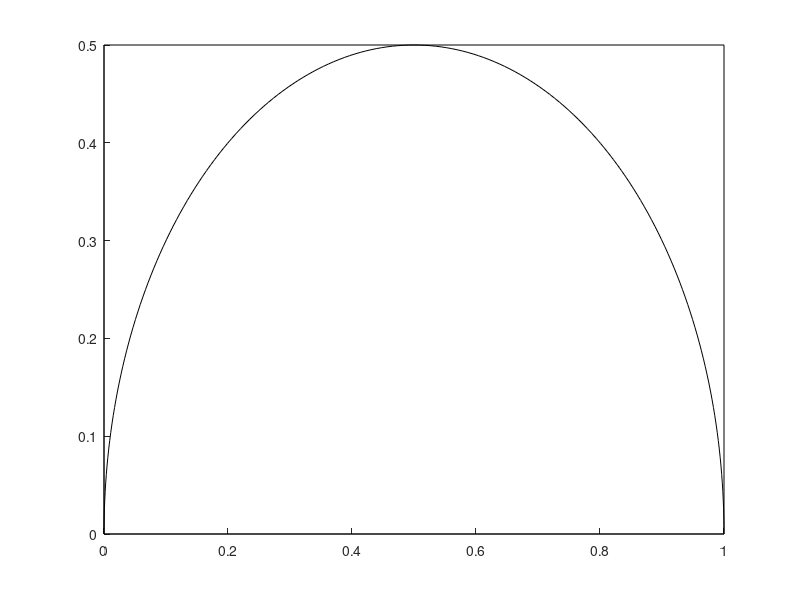

MATLAB code to generate this figure:
function [] = universalCircle(fov,coloret,freq)
%  universalCircle(fov,coloret,freq);
% plot universal circle, if field of view is specified also plot borders
% if freq is specified also plot lifetimes values in fibonacci fashion
% if freq is negative, draw spectral circle instead (if non integer, first decimal is number of divisions in radius)
% if freq is a vector, assume it is the values of wavelength, first and last being the range of the transform
if((nargin<2)||(isempty(coloret))),coloret=[0 0 0];end
if((nargin<1)||(isempty(fov))),fov=[0 1;0 .5];end
fs=8;hp={'left','center','right'};vp={'top','mid','bot'};
hold on;
circles=1;% number of circles around the spectral phasor
if(nargin>2)
    if(numel(freq)==1)&&(freq<0)
        sectors=-ceil(freq);
        if(round(freq)~=freq)
circles=round(10*(-freq-floor(-freq)));
        end
    else
        sectors=6;
    end
else
    sectors=6;
end

divra=linspace(0,1,circles+1);divra(1)=[];
rang=2*3.1416*[0:sectors]/sectors;rang=rang(1:sectors);ranglabs=zeros(sectors,1)-1;
if(nargin>=3)&&(numel(freq)>1),ranglabs=freq;rang=2*3.1416*(ranglabs-ranglabs(1))/(ranglabs(end)-ranglabs(1));freq=-1;end
if(nargin<3)||(freq>0)
for ii=1:180
      h=plot(.5*[1+cos((ii)*3.1416/180) 1+cos((ii-1)*3.1416/180)],.5*[sin((ii)*3.1416/180) sin((ii-1)*3.1416/180)]);
      set(h,'color',coloret);   
end
else
    
    sp=3;
 for ii=1:sp:360
     for jj=1:length(divra)
h=plot(divra(jj)*[cos((ii)*3.1416/180) cos((ii-sp)*3.1416/180)],divra(jj)*[sin((ii)*3.1416/180) sin((ii-sp)*3.1416/180)]);
      set(h,'color',coloret);       
     end
%           h=plot(.25*[cos((ii)*3.1416/180) cos((ii-1)*3.1416/180)],.25*[sin((ii)*3.1416/180) sin((ii-1)*3.1416/180)]);
%       set(h,'color',coloret);
%     h=plot(.75*[cos((ii)*3.1416/180) cos((ii-1)*3.1416/180)],.75*[sin((ii)*3.1416/180) sin((ii-1)*3.1416/180)]);
%       set(h,'color',coloret);
%           h=plot(.5*[cos((ii)*3.1416/180) cos((ii-1)*3.1416/180)],.5*[sin((ii)*3.1416/180) sin((ii-1)*3.1416/180)]);
%       set(h,'color',coloret);
 end   
 for ii=1:numel(rang)
h=line([0 cos(rang(ii))],[0,sin(rang(ii))]);set(h,'color',coloret); 
if(ranglabs(ii)>=0)
h=text(.99*cos(rang(ii)),.99*sin(rang(ii)),[num2str(ranglabs(ii)) 'nm']);
ang=180*rang(ii)/3.1416;
if((rang(ii)<3.1416)),vpp=3;else,vpp=1;end
if((rang(ii)<3*3.1416/2)&&(rang(ii)>3.1416/2)),hpp=1;ang=ang-180;else,hpp=3;end
set(h,'color',coloret,'fontname','calibri','fontsize',fs,'horizontalalign',hp{hpp},'verticalalign',vp{vpp},'margin',.1,'Rotation',ang); 
end
 end
end
if(nargin>=3)&&(freq>0)
   taus=[.1 .5 1 2 3 5 8 13 21 34]*1e-9;
   omega=2*3.1416*freq;
   gg=1./(1+(omega*taus).^2);
   ss=(omega*taus)./(1+(omega*taus).^2);
   pseudo=atan2(ss,(gg-.5));
   ra=.01;
   ra=[.5-ra .5+ra];
   extraspace=.02;
%    colordefons=inverseColor(coloret);
   for ii=1:length(taus)
      h=plot([.5+ra(1)*cos(pseudo(ii)) .5+ra(2)*cos(pseudo(ii))],[ra(1)*sin(pseudo(ii)) ra(2)*sin(pseudo(ii))]);
      set(h,'color',coloret);
      coords=[.5+.5*cos(pseudo(ii))  .5*sin(pseudo(ii))];
          hpp=1;vpp=2;exv=0;
    % fancy positioning of text %
    if(coords(1,1)>.5),hpp=3;end
    if(coords(1,2)>.3),hpp=4-hpp;end
    if(coords(1,2)>.461),hpp=2;vpp=1;end
%     if(coords(1,2)>.46),vpp=1;end
     h=text(coords(1,1),coords(1,2),{['  ' num2str(taus(ii)*1e9) 'ns  ' ]});
%        h=text(coords(1,1),coords(1,2),{[' \tau=' num2str(taus(ii)*1e9) 'ns ' ]});
        set(h,'color',coloret,'fontname','calibri','fontsize',fs,'horizontalalign',hp{hpp},'verticalalign',vp{vpp},'margin',.1);
%      set(h,'BackgroundColor',[colordefons .5]);
   end
end
    xl=fov(1,:);
    yl=fov(2,:);
if(nargin==0)
h=line(xl,[yl(1) yl(1)]);set(h,'color',coloret);
h=line(xl,[yl(2) yl(2)]);set(h,'color',coloret);
h=line([xl(1) xl(1)],yl);set(h,'color',coloret);
h=line([xl(2) xl(2)],yl);set(h,'color',coloret);
end
xlim(xl);ylim(yl);
%axis image;
end